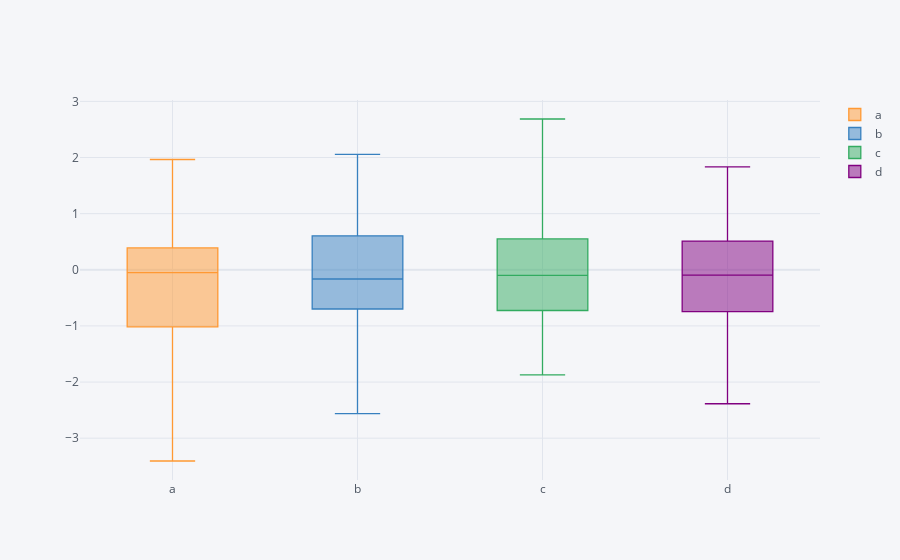

Notebook code cell kept with this figure:
### Code cell
dataframe.iplot(kind='box') #Diagrama de caja
